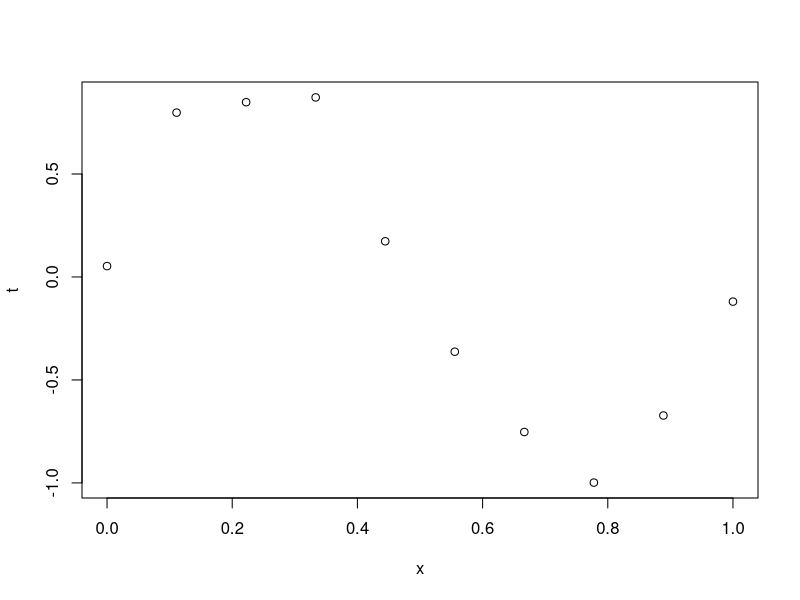
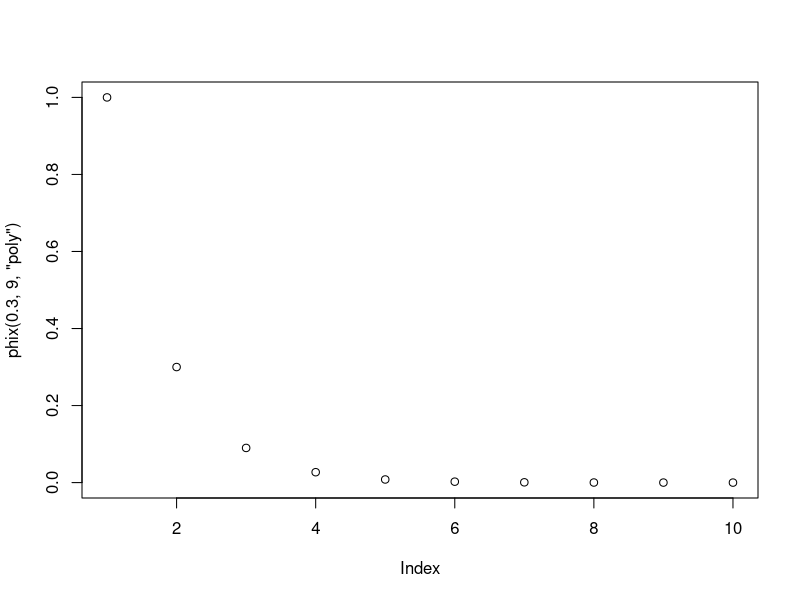

Write R code to recreate these figures, in order.
## ---- chunk 1
curve_data <- read.csv('curve_data.txt', sep = " ")
plot(curve_data)
## ---- chunk 2
phix <- function(x, M, basis) {
  # Initialize vector to return
  u <- rep(0, M+1)
  # μs for Gauss
  μs <- rep(0, M+1)
  interval <- 1 / M

  if (basis == 'poly') {
    # evaluate x at each value of p, e.g. x^0, x^1, ..., x^M
    for (p in 0:M) u[p+1] <- x^p
  } else if (basis == 'Gauss') {
    # Populate μs with M intervals in [0,1]
    for (n in 1:M) μs[n+1] = μs[n] + interval
    # Generate Gaussian Kernels
    for (p in 0:M) u[p+1] <- exp((-(x - μs[p+1])^2)/0.1)
  }

  u
}
# Test: round(phix(0.3,4,'poly'), digits = 4) == c(1, 0.3, 0.09, 0.027, 0.0081)
# Test: plot(phix(0.3,10,'Gauss'))
## ---- chunk 3
library(MASS)

post.params <- function(training_data, M, basis_type, phix_func, delta, q) {
  # regularization coefficient
  lambda = delta / q

  # Note: this requires the training data to have an x column
  phi = training_data$x
  
  # Construct a phi matrix that is phix for each value of    M
  
  
  t = training_data$t
  
  # Slide 10 of Bayessian_regression.pdf
  # D = δI
  D = delta # FIXME: CAUSING PROBLEMS ---> delta * diag(ncol(phi))
  # wBayes = (λI + ΦT Φ)−1ΦT t , λ = δ/q
  # FIXME: I got rid of the Identity matrix because it was non-conformable
  w_Bayes = ginv(lambda + t(phi) %*% phi) %*% t(phi) %*% t
  Q = D + q * (t(phi) %*% phi)
  # THIS IS WRONG SOMEHOW
  c(w_Bayes, Q)
}

q = (1/0.1)^2
delta = 2.0
post.params(curve_data, 3, 'poly', 'phix_func', delta, q)
# [1]  -0.4388343 353.8518519
plot(phix(0.3,9,'poly'))

